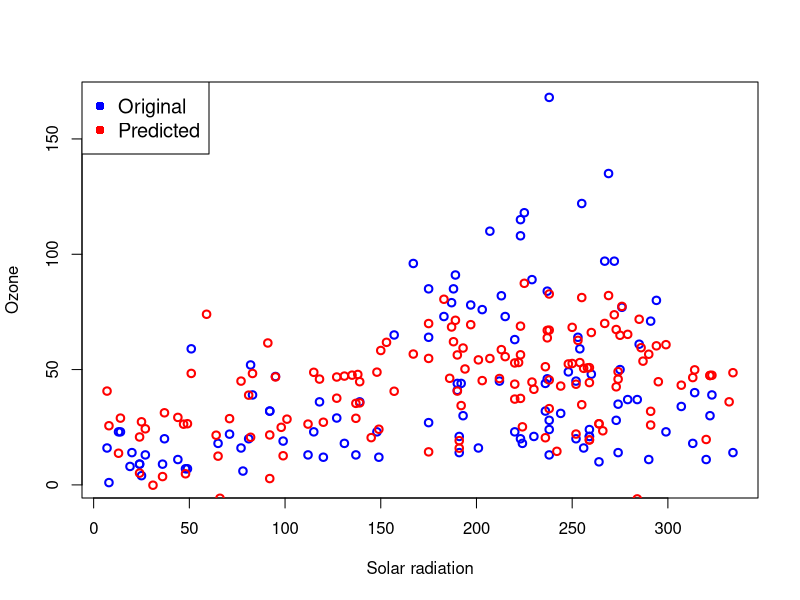

Source code (R):
## ---- chunk 1
knitr::opts_chunk$set(echo = TRUE)
## ---- chunk 2
input_solR_ch <- TRUE
input_temp_ch <- FALSE
input_wind_ch <- TRUE
## ---- chunk 3
params <- NULL
    if (input_solR_ch){params <- c(params,"Solar.R")}
    if (input_temp_ch){params <- c(params,"Temp")}
    if (input_wind_ch){params <- c(params,"Wind")}
    form_mod <- paste0("Ozone ~ ",paste(params, collapse = " + "))
## ---- chunk 4
model <- lm(form_mod, data = airquality)
pred_data <- predict(model, airquality)
## ---- chunk 5
## Built model
form_mod
# Resulting R squared
round(summary(model)$r.squared,5)
# Model's coefficients
summary(model)$coefficients
## ---- chunk 6
## Plot of original and predicted values
with(airquality, plot(Solar.R, Ozone, col = "blue", lwd =2,
                          xlab = "Solar radiation", ylab = "Ozone"))
    with(airquality, points(Solar.R, pred_data, col = "red", lwd =2))
    legend("topleft", c("Original", "Predicted"), pch = 16, 
    col = c("blue", "red"), cex = 1.2)
